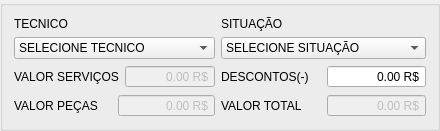
          <widget class="QGroupBox" name="valores_situacao">
           <property name="title">
            <string/>
           </property>
           <layout class="QHBoxLayout" name="horizontalLayout_6">
            <item>
             <layout class="QVBoxLayout" name="verticalLayout_10">
              <item>
               <layout class="QVBoxLayout" name="verticalLayout_9">
                <item>
                 <widget class="QLabel" name="label_5">
                  <property name="text">
                   <string>TECNICO</string>
                  </property>
                 </widget>
                </item>
                <item>
                 <widget class="QComboBox" name="tecnico">
                  <item>
                   <property name="text">
                    <string>SELECIONE TECNICO</string>
                   </property>
                  </item>
                 </widget>
                </item>
               </layout>
              </item>
              <item>
               <layout class="QVBoxLayout" name="verticalLayout_2">
                <item>
                 <layout class="QHBoxLayout" name="horizontalLayout_4">
                  <item>
                   <widget class="QLabel" name="label_3">
                    <property name="text">
                     <string>VALOR SERVIÇOS</string>
                    </property>
                   </widget>
                  </item>
                  <item>
                   <widget class="QDoubleSpinBox" name="valor_servicos">
                    <property name="enabled">
                     <bool>false</bool>
                    </property>
                    <property name="contextMenuPolicy">
                     <enum>Qt::NoContextMenu</enum>
                    </property>
                    <property name="wrapping">
                     <bool>false</bool>
                    </property>
                    <property name="alignment">
                     <set>Qt::AlignRight|Qt::AlignTrailing|Qt::AlignVCenter</set>
                    </property>
                    <property name="buttonSymbols">
                     <enum>QAbstractSpinBox::NoButtons</enum>
                    </property>
                    <property name="correctionMode">
                     <enum>QAbstractSpinBox::CorrectToPreviousValue</enum>
                    </property>
                    <property name="showGroupSeparator" stdset="0">
                     <bool>true</bool>
                    </property>
                    <property name="suffix">
                     <string> R$</string>
                    </property>
                    <property name="maximum">
                     <double>999999999.990000009536743</double>
                    </property>
                   </widget>
                  </item>
                 </layout>
                </item>
                <item>
                 <layout class="QHBoxLayout" name="horizontalLayout_5">
                  <item>
                   <widget class="QLabel" name="label_4">
                    <property name="text">
                     <string>VALOR PEÇAS</string>
                    </property>
                   </widget>
                  </item>
                  <item>
                   <widget class="QDoubleSpinBox" name="valor_pecas">
                    <property name="enabled">
                     <bool>false</bool>
                    </property>
                    <property name="contextMenuPolicy">
                     <enum>Qt::NoContextMenu</enum>
                    </property>
                    <property name="wrapping">
                     <bool>false</bool>
                    </property>
                    <property name="alignment">
                     <set>Qt::AlignRight|Qt::AlignTrailing|Qt::AlignVCenter</set>
                    </property>
                    <property name="buttonSymbols">
                     <enum>QAbstractSpinBox::NoButtons</enum>
                    </property>
                    <property name="correctionMode">
                     <enum>QAbstractSpinBox::CorrectToPreviousValue</enum>
                    </property>
                    <property name="showGroupSeparator" stdset="0">
                     <bool>true</bool>
                    </property>
                    <property name="suffix">
                     <string> R$</string>
                    </property>
                    <property name="maximum">
                     <double>999999999.990000009536743</double>
                    </property>
                   </widget>
                  </item>
                 </layout>
                </item>
               </layout>
              </item>
             </layout>
            </item>
            <item>
             <layout class="QVBoxLayout" name="verticalLayout_8">
              <item>
               <layout class="QVBoxLayout" name="verticalLayout_4">
                <item>
                 <widget class="QLabel" name="label_6">
                  <property name="text">
                   <string>SITUAÇÃO</string>
                  </property>
                 </widget>
                </item>
                <item>
                 <widget class="QComboBox" name="situacao">
                  <item>
                   <property name="text">
                    <string>SELECIONE SITUAÇÃO</string>
                   </property>
                  </item>
                  <item>
                   <property name="text">
                    <string>ABANDONADO PELO CLIENTE</string>
                   </property>
                  </item>
                  <item>
                   <property name="text">
                    <string>ENTREGA PENDENTE</string>
                   </property>
                  </item>
                  <item>
                   <property name="text">
                    <string>RETIRADA CLIENTE</string>
                   </property>
                  </item>
                  <item>
                   <property name="text">
                    <string>PENDENTE (PEÇAS)</string>
                   </property>
                  </item>
                  <item>
                   <property name="text">
                    <string>SAÍDA ENTREGA</string>
                   </property>
                  </item>
                  <item>
                   <property name="text">
                    <string>NADA CONSTA</string>
                   </property>
                  </item>
                  <item>
                   <property name="text">
                    <string>NA BANCADA</string>
                   </property>
                  </item>
                  <item>
                   <property name="text">
                    <string>ENTREGA OK</string>
                   </property>
                  </item>
                  <item>
                   <property name="text">
                    <string>RETORNO</string>
                   </property>
                  </item>
                 </widget>
                </item>
               </layout>
              </item>
              <item>
               <layout class="QVBoxLayout" name="verticalLayout_3">
                <item>
                 <layout class="QHBoxLayout" name="horizontalLayout_3">
                  <item>
                   <widget class="QLabel" name="label_2">
                    <property name="minimumSize">
                     <size>
                      <width>100</width>
                      <height>0</height>
                     </size>
                    </property>
                    <property name="text">
                     <string>DESCONTOS(-)</string>
                    </property>
                   </widget>
                  </item>
                  <item>
                   <widget class="QDoubleSpinBox" name="desconto">
                    <property name="contextMenuPolicy">
                     <enum>Qt::NoContextMenu</enum>
                    </property>
                    <property name="wrapping">
                     <bool>false</bool>
                    </property>
                    <property name="alignment">
                     <set>Qt::AlignRight|Qt::AlignTrailing|Qt::AlignVCenter</set>
                    </property>
                    <property name="buttonSymbols">
                     <enum>QAbstractSpinBox::NoButtons</enum>
                    </property>
                    <property name="correctionMode">
                     <enum>QAbstractSpinBox::CorrectToPreviousValue</enum>
                    </property>
                    <property name="showGroupSeparator" stdset="0">
                     <bool>true</bool>
                    </property>
                    <property name="suffix">
                     <string> R$</string>
                    </property>
                    <property name="maximum">
                     <double>999999999.990000009536743</double>
                    </property>
                   </widget>
                  </item>
                 </layout>
                </item>
                <item>
                 <layout class="QHBoxLayout" name="horizontalLayout_2">
                  <item>
                   <widget class="QLabel" name="label">
                    <property name="text">
                     <string>VALOR TOTAL</string>
                    </property>
                   </widget>
                  </item>
                  <item>
                   <widget class="QDoubleSpinBox" name="valor_total">
                    <property name="enabled">
                     <bool>false</bool>
                    </property>
                    <property name="contextMenuPolicy">
                     <enum>Qt::NoContextMenu</enum>
                    </property>
                    <property name="wrapping">
                     <bool>false</bool>
                    </property>
                    <property name="alignment">
                     <set>Qt::AlignRight|Qt::AlignTrailing|Qt::AlignVCenter</set>
                    </property>
                    <property name="buttonSymbols">
                     <enum>QAbstractSpinBox::NoButtons</enum>
                    </property>
                    <property name="correctionMode">
                     <enum>QAbstractSpinBox::CorrectToPreviousValue</enum>
                    </property>
                    <property name="showGroupSeparator" stdset="0">
                     <bool>true</bool>
                    </property>
                    <property name="suffix">
                     <string> R$</string>
                    </property>
                    <property name="maximum">
                     <double>999999999.990000009536743</double>
                    </property>
                   </widget>
                  </item>
                 </layout>
                </item>
               </layout>
              </item>
             </layout>
            </item>
           </layout>
          </widget>
